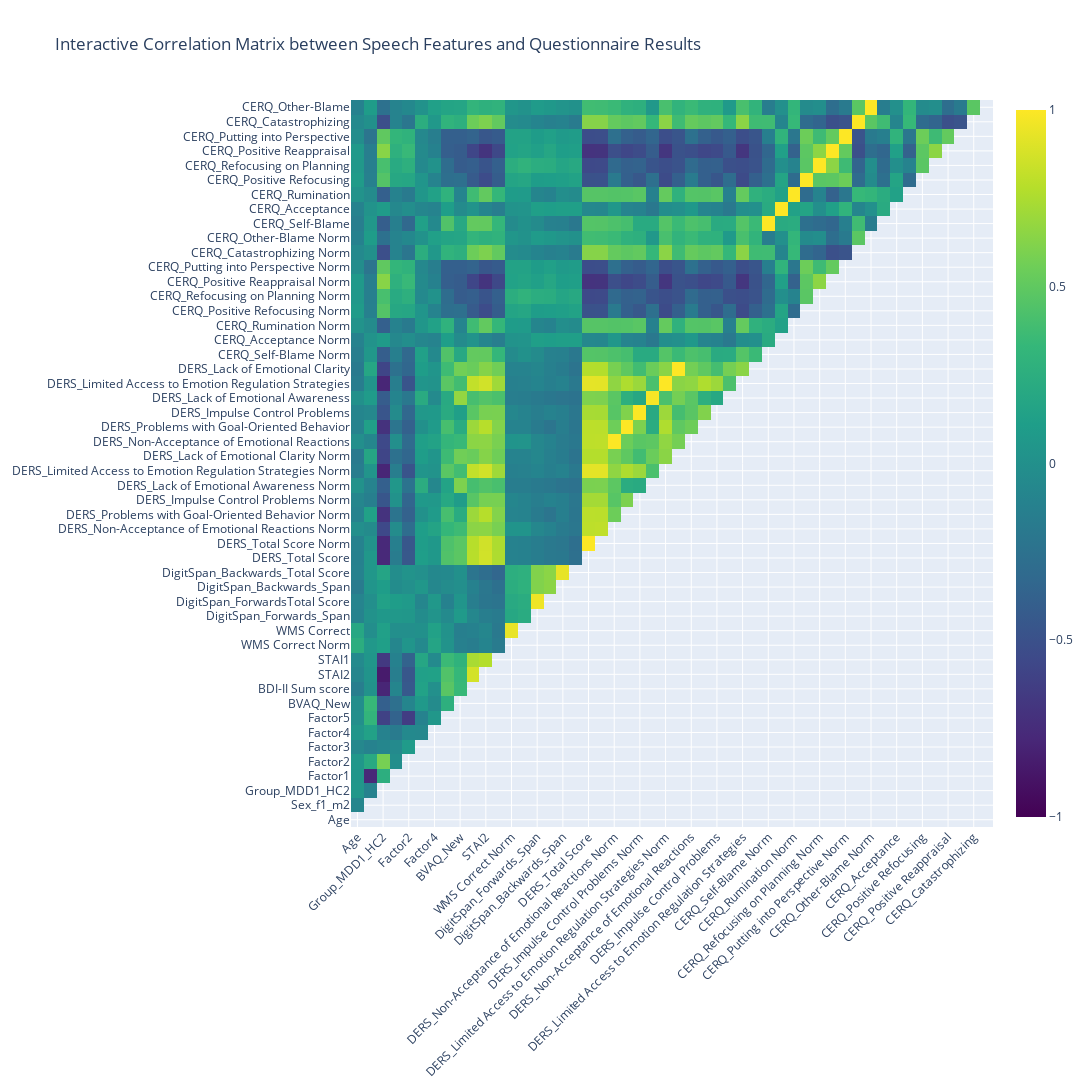

Notebook code for this chart:
### Markdown cell above
Plot interactive

### Code cell
# Assuming 'analysis_df' is already defined

# Calculate the correlation matrix
correlation_matrix = analysis_df.corr()

# Create a mask for the upper triangle (to avoid duplication in the heatmap)
mask = np.triu(np.ones_like(correlation_matrix, dtype=bool))

# Apply the mask to the correlation matrix
correlation_matrix = correlation_matrix.mask(mask)

# Create the heatmap using plotly.graph_objects
fig = go.Figure(data=go.Heatmap(
    z=correlation_matrix.to_numpy(),
    x=correlation_matrix.columns.tolist(),
    y=correlation_matrix.index.tolist(),
    colorscale='Viridis',
    zmin=-1, zmax=1,
    showscale=True
))

# Update layout for better readability
fig.update_layout(
    title='Interactive Correlation Matrix between Speech Features and Questionnaire Results',
    xaxis=dict(tickangle=-45),
    yaxis=dict(tickangle=0),
    autosize=False,
    width=1500,
    height=1500
)

# Display the interactive heatmap
fig.show()
fig.write_html("interactive_correlation_matrix.html")

### Figure 1 — Plotly figure (JSON) as saved in the notebook; plotly's stock layout.template omitted (floating-point values rounded to 4 significant figures; data arrays with more than 128 entries replaced by an {"elided": "..."} marker saying what was removed)
{"data": [{"colorscale": [[0, "#440154"], [0.1111, "#482878"], [0.2222, "#3e4989"], [0.3333, "#31688e"], [0.4444, "#26828e"], [0.5556, "#1f9e89"], [0.6667, "#35b779"], [0.7778, "#6ece58"], [0.8889, "#b5de2b"], [1, "#fde725"]], "showscale": true, "type": "heatmap", "x": ["Age", "Sex_f1_m2", "Group_MDD1_HC2", "Factor1", "Factor2", "Factor3", "Factor4", "Factor5", "BVAQ_New", "BDI-II Sum score", "STAI2", "STAI1", "WMS Correct Norm", "WMS Correct", "DigitSpan_Forwards_Span", "DigitSpan_ForwardsTotal Score", "DigitSpan_Backwards_Span", "DigitSpan_Backwards_Total Score", "DERS_Total Score", "DERS_Total Score Norm", "DERS_Non-Acceptance of Emotional Reactions Norm", "DERS_Problems with Goal-Oriented Behavior Norm", "DERS_Impulse Control Problems Norm", "DERS_Lack of Emotional Awareness Norm", "DERS_Limited Access to Emotion Regulation Strategies Norm", "DERS_Lack of Emotional Clarity Norm", "DERS_Non-Acceptance of Emotional Reactions", "DERS_Problems with Goal-Oriented Behavior", "DERS_Impulse Control Problems", "DERS_Lack of Emotional Awareness", "DERS_Limited Access to Emotion Regulation Strategies", "DERS_Lack of Emotional Clarity", "CERQ_Self-Blame Norm", "CERQ_Acceptance Norm", "CERQ_Rumination Norm", "CERQ_Positive Refocusing Norm", "CERQ_Refocusing on Planning Norm", "CERQ_Positive Reappraisal Norm", "CERQ_Putting into Perspective Norm", "CERQ_Catastrophizing Norm", "CERQ_Other-Blame Norm", "CERQ_Self-Blame", "CERQ_Acceptance", "CERQ_Rumination", "CERQ_Positive Refocusing", "CERQ_Refocusing on Planning", "CERQ_Positive Reappraisal", "CERQ_Putting into Perspective", "CERQ_Catastrophizing", "CERQ_Other-Blame"], "y": ["Age", "Sex_f1_m2", "Group_MDD1_HC2", "Factor1", "Factor2", "Factor3", "Factor4", "Factor5", "BVAQ_New", "BDI-II Sum score", "STAI2", "STAI1", "WMS Correct Norm", "WMS Correct", "DigitSpan_Forwards_Span", "DigitSpan_ForwardsTotal Score", "DigitSpan_Backwards_Span", "DigitSpan_Backwards_Total Score", "DERS_Total Score", "DERS_Total Score Norm", "DERS_Non-Acceptance of Emotional Reactions Norm", "DERS_Problems with Goal-Oriented Behavior Norm", "DERS_Impulse Control Problems Norm", "DERS_Lack of Emotional Awareness Norm", "DERS_Limited Access to Emotion Regulation Strategies Norm", "DERS_Lack of Emotional Clarity Norm", "DERS_Non-Acceptance of Emotional Reactions", "DERS_Problems with Goal-Oriented Behavior", "DERS_Impulse Control Problems", "DERS_Lack of Emotional Awareness", "DERS_Limited Access to Emotion Regulation Strategies", "DERS_Lack of Emotional Clarity", "CERQ_Self-Blame Norm", "CERQ_Acceptance Norm", "CERQ_Rumination Norm", "CERQ_Positive Refocusing Norm", "CERQ_Refocusing on Planning Norm", "CERQ_Positive Reappraisal Norm", "CERQ_Putting into Perspective Norm", "CERQ_Catastrophizing Norm", "CERQ_Other-Blame Norm", "CERQ_Self-Blame", "CERQ_Acceptance", "CERQ_Rumination", "CERQ_Positive Refocusing", "CERQ_Refocusing on Planning", "CERQ_Positive Reappraisal", "CERQ_Putting into Perspective", "CERQ_Catastrophizing", "CERQ_Other-Blame"], "z": {"elided": "50x50 float values"}, "zmax": 1, "zmin": -1}], "layout": {"autosize": false, "height": 1500, "title": {"text": "Interactive Correlation Matrix between Speech Features and Questionnaire Results"}, "width": 1500, "xaxis": {"tickangle": -45}, "yaxis": {"tickangle": 0}}}
